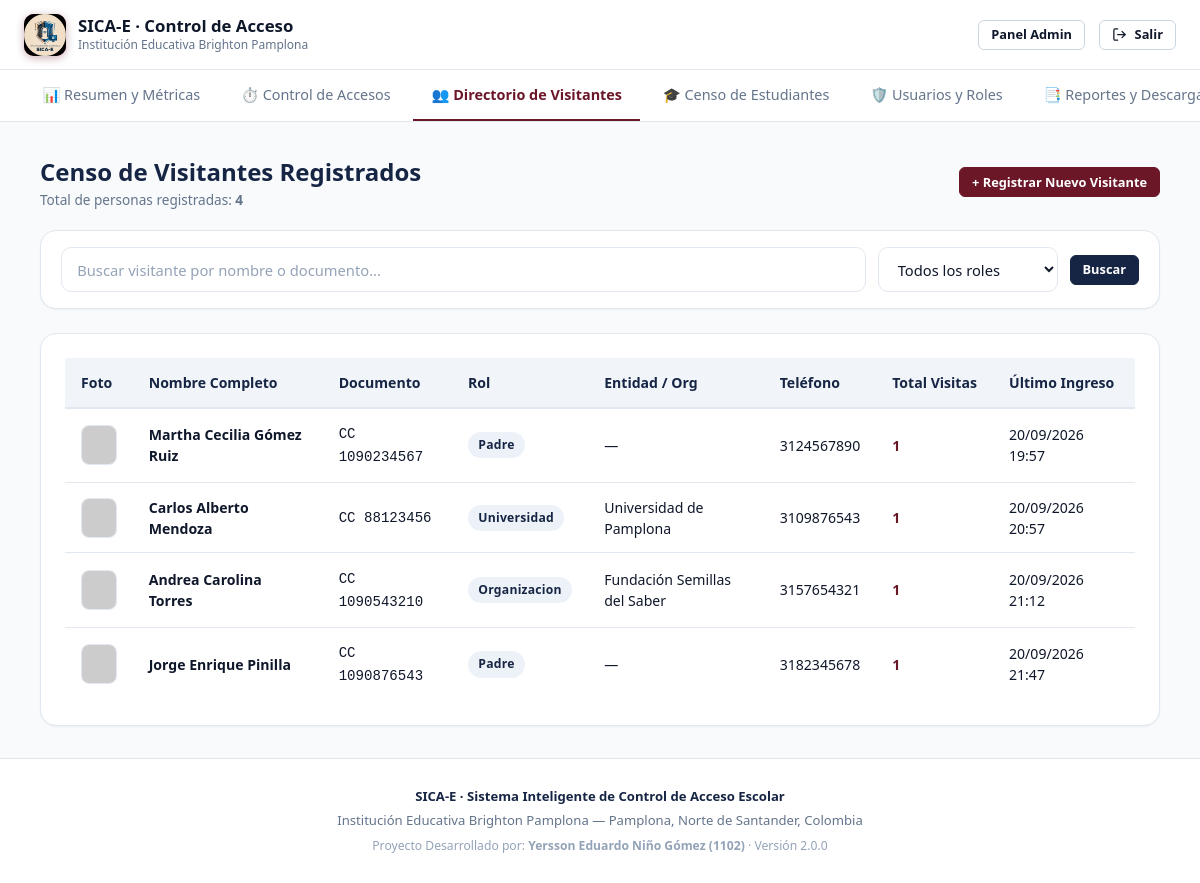
/portal-admin/visitantes.php (signed in), run on the app's committed database.
### tables this page shows
CREATE TABLE IF NOT EXISTS `visitors` (
  `id` INT AUTO_INCREMENT PRIMARY KEY,
  `document_type` VARCHAR(20) NOT NULL DEFAULT 'CC',
  `document_number` VARCHAR(30) NOT NULL UNIQUE,
  `full_name` VARCHAR(120) NOT NULL,
  `phone` VARCHAR(30) DEFAULT NULL,
  `email` VARCHAR(120) DEFAULT NULL,
  `role` ENUM('padre', 'organizacion', 'universidad') NOT NULL DEFAULT 'padre',
  `org_or_university_name` VARCHAR(160) DEFAULT NULL,
  `photo_url` TEXT DEFAULT NULL,
  `default_motivo` VARCHAR(200) DEFAULT NULL,
  `created_at` TIMESTAMP DEFAULT CURRENT_TIMESTAMP
);

### public/portal-admin/visitantes.php (the view, shortened to what this page needs)
<?php
$db = getDB();
$search = trim($_GET['q'] ?? '');
$sql = "
    SELECT v.id, v.document_type, v.document_number, v.full_name, v.phone, v.email,
           v.role, v.org_or_university_name, v.photo_url, v.created_at,
           COUNT(a.id) as total_visitas,
           MAX(a.entrada) as ultima_visita
    FROM visitors v
    LEFT JOIN access_logs a ON a.visitor_id = v.id
    WHERE 1=1
";
$params = [];
$sql .= " GROUP BY v.id ORDER BY v.created_at DESC";
$stmt = $db->prepare($sql);
$stmt->execute($params);
$visitors = $stmt->fetchAll();
require_once __DIR__ . '/../includes/header.php';
?>
<nav class="nav-tabs">
  <a href="<?= BASE_URL ?>/portal-admin/" class="nav-tab-item">
    📊 Resumen y Métricas
  </a>
  <a href="<?= BASE_URL ?>/portal-admin/accesos.php" class="nav-tab-item">
    ⏱️ Control de Accesos
  </a>
  <a href="<?= BASE_URL ?>/portal-admin/visitantes.php" class="nav-tab-item active">
    👥 Directorio de Visitantes
  </a>
  <a href="<?= BASE_URL ?>/portal-admin/estudiantes.php" class="nav-tab-item">
    🎓 Censo de Estudiantes
  </a>
  <a href="<?= BASE_URL ?>/portal-admin/usuarios.php" class="nav-tab-item">
    🛡️ Usuarios y Roles
  </a>
  <a href="<?= BASE_URL ?>/portal-admin/reportes.php" class="nav-tab-item">
    📑 Reportes y Descargas
  </a>
</nav>
<main style="flex:1; padding: 2rem 1rem;">
  <div class="container container-lg">
    <div class="quick-toolbar">
      <div>
        <h2 style="font-size:1.5rem; font-weight:800; color:var(--navy);">
          Censo de Visitantes Registrados
        </h2>
        <p style="font-size:0.85rem; color:var(--text-muted);">
          Total de personas registradas: <strong><?= count($visitors) ?></strong>
        </p>
      </div>
      <a href="<?= BASE_URL ?>/portal-visitantes/nuevo.php" target="_blank" class="btn btn-sm btn-wine">
        + Registrar Nuevo Visitante
      </a>
    </div>
    <div class="card" style="margin-bottom:1.5rem; padding:1rem 1.25rem;">
      <form method="GET" style="display:flex; flex-wrap:wrap; gap:0.75rem; align-items:center;">
        <div style="flex:1; min-width:260px;">
          <input type="text" name="q" class="form-input" placeholder="Buscar visitante por nombre o documento..." value="<?= htmlspecialchars($search) ?>">
        </div>
        <div style="width:180px;">
          <select name="role" class="form-select">
            <option value="">Todos los roles</option>
          </select>
        </div>
        <button type="submit" class="btn btn-navy btn-sm">Buscar</button>
      </form>
    </div>
    <div class="card">
      <div class="table-responsive">
        <table class="data-table">
          <thead>
            <tr>
              <th>Foto</th>
              <th>Nombre Completo</th>
              <th>Documento</th>
              <th>Rol</th>
              <th>Entidad / Org</th>
              <th>Teléfono</th>
              <th>Total Visitas</th>
              <th>Último Ingreso</th>
            </tr>
          </thead>
          <tbody>
            <?php if (empty($visitors)): ?>
              <tr>
                <td colspan="8" style="text-align:center; padding:2rem; color:var(--text-muted);">
                  No hay visitantes registrados con esos criterios.
                </td>
              </tr>
            <?php else: ?>
              <?php foreach ($visitors as $v): ?>
                <tr>
                  <td>
                    <img src="<?= htmlspecialchars($v['photo_url'] ?: 'https://api.dicebear.com/9.x/avataaars/svg?seed=' . urlencode($v['full_name'])) ?>"
                         alt="Foto"
                         style="width:40px; height:40px; border-radius:8px; object-fit:cover; border:1px solid var(--border);">
                  </td>
                  <td><strong><?= htmlspecialchars($v['full_name']) ?></strong></td>
                  <td><code><?= htmlspecialchars($v['document_type'] . ' ' . $v['document_number']) ?></code></td>
                  <td>
                    <span class="badge badge-navy">
                      <?= htmlspecialchars($v['role']) ?>
                    </span>
                  </td>
                  <td><?= htmlspecialchars($v['org_or_university_name'] ?: '—') ?></td>
                  <td><?= htmlspecialchars($v['phone'] ?: '—') ?></td>
                  <td><strong style="color:var(--wine);"><?= $v['total_visitas'] ?></strong></td>
                  <td>
                    <?= $v['ultima_visita'] ? date('d/m/Y H:i', strtotime($v['ultima_visita'])) : 'Sin ingresos' ?>
                  </td>
                </tr>
              <?php endforeach; ?>
            <?php endif; ?>
          </tbody>
        </table>
      </div>
    </div>
  </div>
</main>
<?php require_once __DIR__ . '/../includes/footer.php'; ?>

### public/assets/css/main.css (style rules this page uses)
:root { --wine: #6B1728; --wine-hover: #50111e; --wine-light: #fdf2f4; --wine-border: #f3c2c9; --navy: #162544; --navy-hover: #0d172c; --navy-light: #edf2f9; --navy-border: #bccde3; --gold: #d97706; --gold-light: #fef3c7; --success: #16a34a; --success-light: #dcfce7; --warning: #eab308; --warning-light: #fef9c3; --danger: #dc2626; --danger-light: #fee2e2; --info: #0284c7; --info-light: #e0f2fe; --bg-main: #f8fafc; --bg-card: #ffffff; --bg-muted: #f1f5f9; --text-main: #0f172a; --text-muted: #64748b; --text-light: #94a3b8; --border: #e2e8f0; --border-strong: #cbd5e1; --shadow-sm: 0 1px 2px 0 rgb(0 0 0 / 0.05); --shadow-md: 0 4px 6px -1px rgb(0 0 0 / 0.08), 0 2px 4px -2px rgb(0 0 0 / 0.05); --shadow-lg: 0 10px 15px -3px rgb(0 0 0 / 0.08), 0 4px 6px -4px rgb(0 0 0 / 0.04); --shadow-xl: 0 20px 25px -5px rgb(0 0 0 / 0.1), 0 8px 10px -6px rgb(0 0 0 / 0.06); --radius-sm: 6px; --radius-md: 10px; --radius-lg: 16px; --radius-full: 9999px; --font-sans: system-ui, -apple-system, BlinkMacSystemFont, 'Segoe UI', Roboto, Helvetica, Arial, sans-serif; }
*, *::before, *::after { box-sizing: border-box; margin: 0; padding: 0; }
body { font-family: var(--font-sans); background-color: var(--bg-main); color: var(--text-main); line-height: 1.5; -webkit-font-smoothing: antialiased; min-height: 100vh; display: flex; flex-direction: column; }
a { color: inherit; text-decoration: none; }
img, svg, video, canvas { display: block; max-width: 100%; }
button, input, select, textarea { font: inherit; }
.container { width: 100%; max-width: 1200px; margin: 0 auto; padding: 0 1.5rem; }
.container-lg { max-width: 1360px; }
.nav-tabs { display: flex; gap: 0.25rem; border-bottom: 1px solid var(--border); background: var(--bg-card); padding: 0 1.5rem; overflow-x: auto; }
.nav-tab-item { display: inline-flex; align-items: center; gap: 0.5rem; padding: 0.85rem 1.15rem; font-size: 0.9rem; font-weight: 500; color: var(--text-muted); border-bottom: 2.5px solid transparent; transition: all 0.15s ease; white-space: nowrap; }
.nav-tab-item.active { color: var(--wine); border-bottom-color: var(--wine); font-weight: 600; }
.card { background: var(--bg-card); border: 1px solid var(--border); border-radius: var(--radius-lg); box-shadow: var(--shadow-sm); padding: 1.5rem; transition: box-shadow 0.2s ease, border-color 0.2s ease; }

### public/assets/css/components.css (style rules this page uses)
.btn { display: inline-flex; align-items: center; justify-content: center; gap: 0.5rem; padding: 0.65rem 1.25rem; font-size: 0.9rem; font-weight: 600; border-radius: var(--radius-md); border: 1px solid transparent; cursor: pointer; text-decoration: none; transition: all 0.18s ease; line-height: 1.2; }
.btn-sm { padding: 0.4rem 0.75rem; font-size: 0.8rem; border-radius: var(--radius-sm); }
.btn-wine { background-color: var(--wine); color: #ffffff; border-color: var(--wine); }
.btn-navy { background-color: var(--navy); color: #ffffff; border-color: var(--navy); }
.form-input, .form-select, .form-textarea { width: 100%; padding: 0.65rem 0.95rem; font-size: 0.92rem; color: var(--text-main); background-color: #ffffff; border: 1.5px solid var(--border); border-radius: var(--radius-md); transition: border-color 0.15s ease, box-shadow 0.15s ease; outline: none; }
.form-input::placeholder, .form-textarea::placeholder { color: var(--text-light); }
.badge { display: inline-flex; align-items: center; gap: 0.35rem; padding: 0.25rem 0.65rem; font-size: 0.76rem; font-weight: 600; border-radius: var(--radius-full); text-transform: capitalize; letter-spacing: 0.02em; }
.badge-navy { background-color: var(--navy-light); color: var(--navy); }
.table-responsive { width: 100%; overflow-x: auto; -webkit-overflow-scrolling: touch; }
.data-table { width: 100%; border-collapse: collapse; text-align: left; font-size: 0.88rem; }
.data-table th { background-color: var(--bg-muted); color: var(--navy); font-weight: 700; padding: 0.85rem 1rem; border-bottom: 2px solid var(--border); white-space: nowrap; }
.data-table td { padding: 0.85rem 1rem; border-bottom: 1px solid var(--border); color: var(--text-main); vertical-align: middle; }
.data-table tbody tr:last-child td { border-bottom: none; }

### public/assets/css/portals.css (style rules this page uses)
.quick-toolbar { display: flex; align-items: center; justify-content: space-between; flex-wrap: wrap; gap: 0.75rem; margin-bottom: 1.25rem; }

### data on the page
visitors: full_name "Martha Cecilia Gómez Ruiz", document_type+document_number "CC 1090234567", role "Padre", org_or_university_name "—", phone "3124567890", total_visitas "1", ultima_visita "20/09/2026 19:57"
visitors: full_name "Carlos Alberto Mendoza", document_type+document_number "CC 88123456", role "Universidad", org_or_university_name "Universidad de Pamplona", phone "3109876543", total_visitas "1", ultima_visita "20/09/2026 20:57"
visitors: full_name "Andrea Carolina Torres", document_type+document_number "CC 1090543210", role "Organizacion", org_or_university_name "Fundación Semillas del Saber", phone "3157654321", total_visitas "1", ultima_visita "20/09/2026 21:12"
visitors: full_name "Jorge Enrique Pinilla", document_type+document_number "CC 1090876543", role "Padre", org_or_university_name "—", phone "3182345678", total_visitas "1", ultima_visita "20/09/2026 21:47"

### other printed values
APP_NAME "SICA-E"
INSTITUTION_NAME "Institución Educativa Brighton Pamplona"
count($visitors) "4"
APP_FULL_NAME "Sistema Inteligente de Control de Acceso Escolar"
AUTHOR_NAME "Yersson Eduardo Niño Gómez (1102)"
APP_VERSION "2.0.0"
